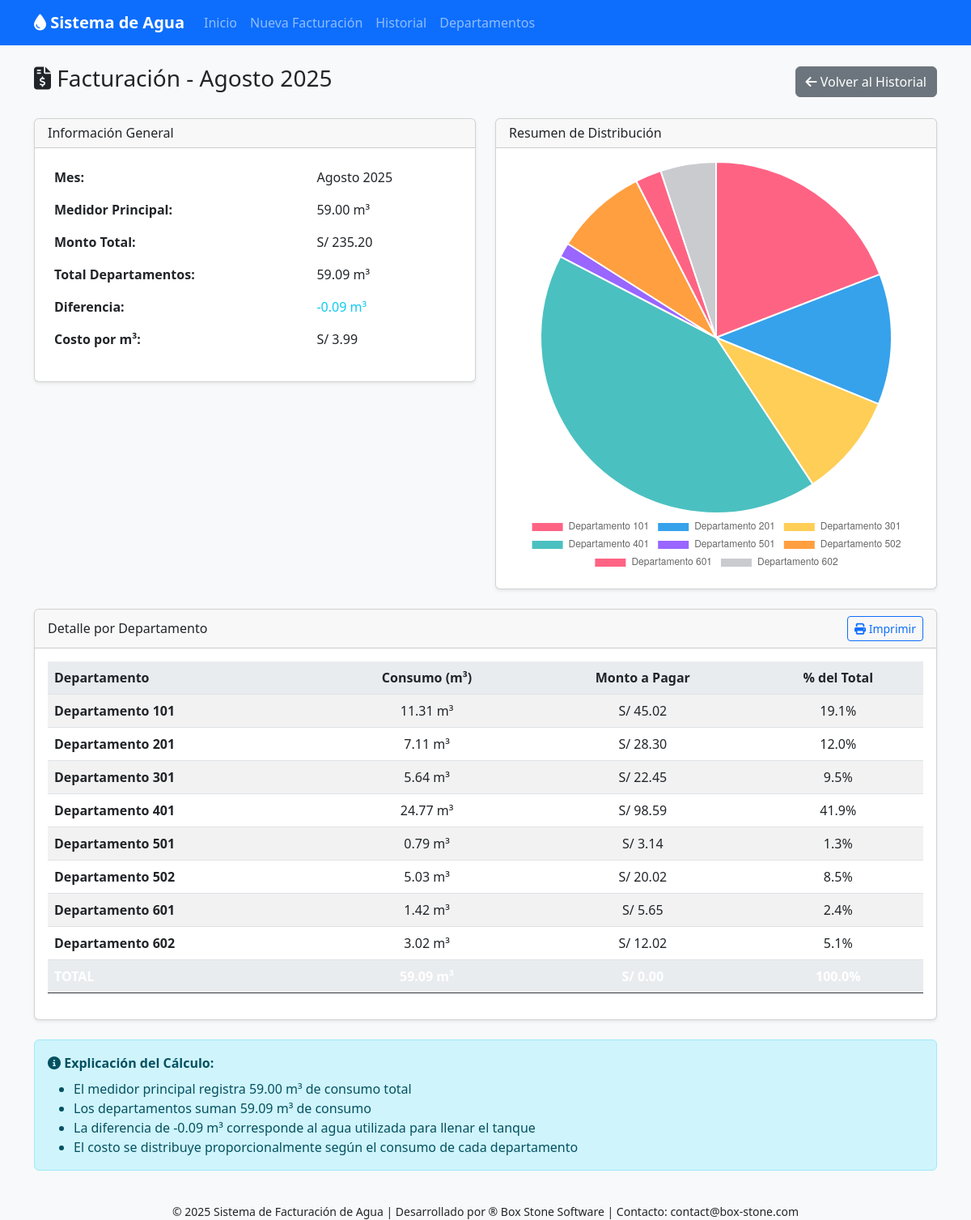
/ver_facturacion/8, run on the app's committed database.
### tables this page shows
CREATE TABLE facturacion (
            id INTEGER PRIMARY KEY AUTOINCREMENT,
            fecha_registro DATETIME DEFAULT CURRENT_TIMESTAMP,
            mes_facturacion TEXT NOT NULL,
            medidor_principal_m3 REAL NOT NULL,
            monto_total REAL NOT NULL,
            total_departamentos_m3 REAL NOT NULL,
            diferencia_m3 REAL NOT NULL
        );

CREATE TABLE consumos (
            id INTEGER PRIMARY KEY AUTOINCREMENT,
            facturacion_id INTEGER,
            departamento_id INTEGER,
            consumo_m3 REAL NOT NULL,
            monto_pagar REAL NOT NULL,
            FOREIGN KEY (facturacion_id) REFERENCES facturacion (id),
            FOREIGN KEY (departamento_id) REFERENCES departamentos (id)
        );

CREATE TABLE departamentos (
            id INTEGER PRIMARY KEY AUTOINCREMENT,
            nombre TEXT UNIQUE NOT NULL,
            activo BOOLEAN DEFAULT 1
        );

### app.py (the view)
@app.route('/ver_facturacion/<int:facturacion_id>')
def ver_facturacion(facturacion_id):
    conn = get_db_connection()
    facturacion = conn.execute('SELECT * FROM facturacion WHERE id = ?', (facturacion_id,)).fetchone()
    if not facturacion:
        conn.close()
        return "Facturación no encontrada", 404
    consumos = conn.execute('''
        SELECT c.*, d.nombre as departamento_nombre
        FROM consumos c
        JOIN departamentos d ON c.departamento_id = d.id
        WHERE c.facturacion_id = ?
        ORDER BY d.nombre
    ''', (facturacion_id,)).fetchall()
    conn.close()
    return render_template('ver_facturacion.html', facturacion=facturacion, consumos=consumos)

### app.py (called while the page is built)
def get_db_connection():
    conn = sqlite3.connect('facturacion_agua.db')
    conn.row_factory = sqlite3.Row
    return conn

@app.template_filter('currency')
def currency_filter(value):
    return f"S/ {value:,.2f}"

@app.template_filter('volume')
def volume_filter(value):
    return f"{value:.2f} m³"

### templates/ver_facturacion.html (shortened to what this page needs)
{% extends "base.html" %}
{% block content %}
<div class="row">
    <div class="col-12">
        <div class="d-flex justify-content-between align-items-center mb-4">
            <h3><i class="fas fa-file-invoice-dollar"></i> Facturación - {{ facturacion.mes_facturacion }}</h3>
            <a href="{{ url_for('historial') }}" class="btn btn-secondary">
                <i class="fas fa-arrow-left"></i> Volver al Historial
            </a>
        </div>
    </div>
</div>
<div class="row">
    <div class="col-md-6">
        <div class="card">
            <div class="card-header">
                <h6 class="mb-0">Información General</h6>
            </div>
            <div class="card-body">
                <table class="table table-borderless">
                    <tr>
                        <td><strong>Mes:</strong></td>
                        <td>{{ facturacion.mes_facturacion }}</td>
                    </tr>
                    <tr>
                        <td><strong>Medidor Principal:</strong></td>
                        <td>{{ facturacion.medidor_principal_m3|volume }}</td>
                    </tr>
                    <tr>
                        <td><strong>Monto Total:</strong></td>
                        <td>{{ facturacion.monto_total|currency }}</td>
                    </tr>
                    <tr>
                        <td><strong>Total Departamentos:</strong></td>
                        <td>{{ facturacion.total_departamentos_m3|volume }}</td>
                    </tr>
                    <tr>
                        <td><strong>Diferencia:</strong></td>
                        <td class="{% if facturacion.diferencia_m3 > 0 %}text-warning{% else %}text-info{% endif %}">
                            {{ facturacion.diferencia_m3|volume }}
                        </td>
                    </tr>
                    <tr>
                        <td><strong>Costo por m³:</strong></td>
                        <td>{{ (facturacion.monto_total / facturacion.medidor_principal_m3)|currency }}</td>
                    </tr>
                </table>
            </div>
        </div>
    </div>
    <div class="col-md-6">
        <div class="card">
            <div class="card-header">
                <h6 class="mb-0">Resumen de Distribución</h6>
            </div>
            <div class="card-body text-center">
                <canvas id="distributionChart" width="400" height="200"></canvas>
            </div>
        </div>
    </div>
</div>
<div class="row mt-4">
    <div class="col-12">
        <div class="card">
            <div class="card-header d-flex justify-content-between align-items-center">
                <h6 class="mb-0">Detalle por Departamento</h6>
                <button onclick="window.print()" class="btn btn-outline-primary btn-sm">
                    <i class="fas fa-print"></i> Imprimir
                </button>
            </div>
            <div class="card-body">
                <div class="table-responsive">
                    <table class="table table-striped">
                        <thead>
                            <tr>
                                <th>Departamento</th>
                                <th class="text-center">Consumo (m³)</th>
                                <th class="text-center">Monto a Pagar</th>
                                <th class="text-center">% del Total</th>
                            </tr>
                        </thead>
                        <tbody>
                            {% set total_pagos = 0 %}
                            {% for consumo in consumos %}
                            <tr>
                                <td><strong>{{ consumo.departamento_nombre }}</strong></td>
                                <td class="text-center">{{ consumo.consumo_m3|volume }}</td>
                                <td class="text-center">{{ consumo.monto_pagar|currency }}</td>
                                <td class="text-center">
                                    {{ ((consumo.consumo_m3 / facturacion.total_departamentos_m3) * 100)|round(1) }}%
                                </td>
                            </tr>
                            {% set total_pagos = total_pagos + consumo.monto_pagar %}
                            {% endfor %}
                        </tbody>
                        <tfoot class="table-dark">
                            <tr>
                                <th><strong>TOTAL</strong></th>
                                <th class="text-center">{{ facturacion.total_departamentos_m3|volume }}</th>
                                <th class="text-center">{{ total_pagos|currency }}</th>
                                <th class="text-center">100.0%</th>
                            </tr>
                        </tfoot>
                    </table>
                </div>
            </div>
        </div>
    </div>
</div>
<div class="row mt-4">
    <div class="col-12">
        <div class="alert alert-info">
            <strong><i class="fas fa-info-circle"></i> Explicación del Cálculo:</strong>
            <ul class="mb-0 mt-2">
                <li>El medidor principal registra {{ facturacion.medidor_principal_m3|volume }} de consumo total</li>
                <li>Los departamentos suman {{ facturacion.total_departamentos_m3|volume }} de consumo</li>
                <li>La diferencia de {{ facturacion.diferencia_m3|volume }} corresponde al agua utilizada para llenar el tanque</li>
                <li>El costo se distribuye proporcionalmente según el consumo de cada departamento</li>
            </ul>
        </div>
    </div>
</div>
{% endblock %}
{% block scripts %}
<script>
// Gráfico de distribución
const ctx = document.getElementById('distributionChart').getContext('2d');
const chart = new Chart(ctx, {
    type: 'pie',
    data: {
        labels: [
            {% for consumo in consumos %}
            '{{ consumo.departamento_nombre }}'{{ ',' if not loop.last }}
            {% endfor %}
        ],
        datasets: [{
            data: [
                {% for consumo in consumos %}
                {{ consumo.monto_pagar }}{{ ',' if not loop.last }}
                {% endfor %}
            ],
            backgroundColor: [
                '#FF6384', '#36A2EB', '#FFCE56', '#4BC0C0', '#9966FF', '#FF9F40', '#FF6384', '#C9CBCF'
            ]
        }]
    },
    options: {
        responsive: true,
        plugins: {
            legend: {
                position: 'bottom'
            },
            tooltip: {
                callbacks: {
                    label: function(context) {
                        return context.label + ': S/ ' + context.parsed.toFixed(2);
                    }
                }
            }
        }
    }
});
</script>
{% endblock %}

### templates/base.html (style rules this page uses)
body { background-color: #f8f9fa; }
.card { box-shadow: 0 0.125rem 0.25rem rgba(0, 0, 0, 0.075); }
.table th { background-color: #e9ecef; }

### data on the page
facturacion: mes_facturacion "Agosto 2025", medidor_principal_m3|volume "59.00 m³", monto_total "S/ 235.20", total_departamentos_m3|volume "59.09 m³", diferencia_m3|volume "-0.09 m³", monto_total+medidor_principal_m3 "S/ 3.99"
consumos: departamento_nombre "Departamento 101", consumo_m3|volume "11.31 m³", monto_pagar "S/ 45.02", consumo_m3.total_departamentos_m3 "19.1"
consumos: departamento_nombre "Departamento 201", consumo_m3|volume "7.11 m³", monto_pagar "S/ 28.30", consumo_m3.total_departamentos_m3 "12.0"
consumos: departamento_nombre "Departamento 301", consumo_m3|volume "5.64 m³", monto_pagar "S/ 22.45", consumo_m3.total_departamentos_m3 "9.5"
consumos: departamento_nombre "Departamento 401", consumo_m3|volume "24.77 m³", monto_pagar "S/ 98.59", consumo_m3.total_departamentos_m3 "41.9"
consumos: departamento_nombre "Departamento 501", consumo_m3|volume "0.79 m³", monto_pagar "S/ 3.14", consumo_m3.total_departamentos_m3 "1.3"
consumos: departamento_nombre "Departamento 502", consumo_m3|volume "5.03 m³", monto_pagar "S/ 20.02", consumo_m3.total_departamentos_m3 "8.5"
consumos: departamento_nombre "Departamento 601", consumo_m3|volume "1.42 m³", monto_pagar "S/ 5.65", consumo_m3.total_departamentos_m3 "2.4"
consumos: departamento_nombre "Departamento 602", consumo_m3|volume "3.02 m³", monto_pagar "S/ 12.02", consumo_m3.total_departamentos_m3 "5.1"

### other printed values
{{ total_pagos|currency }} "S/ 0.00"
chart data {{ consumo.departamento_nombre }} Departamento 101, Departamento 201, Departamento 301, Departamento 401, Departamento 501, Departamento 502, Departamento 601, Departamento 602
chart data {{ consumo.monto_pagar }} 45.02, 28.3, 22.45, 98.59, 3.14, 20.02, 5.65, 12.02
